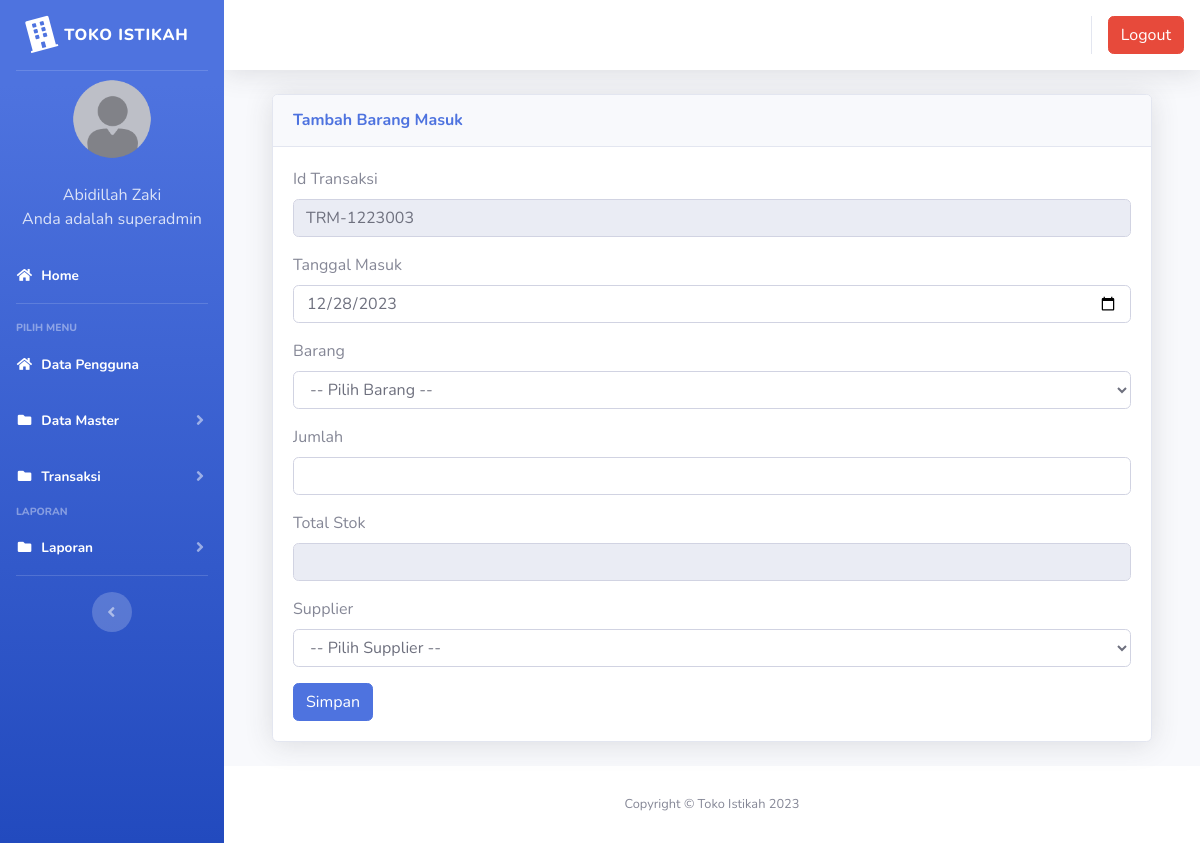
/index3.php?page=barangmasuk&aksi=tambahbarangmasuk (signed in), run on the app's committed database.
### tables this page shows
CREATE TABLE `users` (
  `id` int(11) NOT NULL,
  `nik` varchar(11) NOT NULL,
  `nama` varchar(100) NOT NULL,
  `alamat` varchar(200) NOT NULL,
  `telepon` varchar(100) NOT NULL,
  `username` varchar(100) NOT NULL,
  `password` varchar(100) NOT NULL,
  `level` varchar(25) NOT NULL DEFAULT 'member',
  `foto` varchar(25) NOT NULL
);

CREATE TABLE `barang_masuk` (
  `id` int(11) NOT NULL,
  `id_transaksi` varchar(100) NOT NULL,
  `tanggal` date NOT NULL,
  `kode_barang` varchar(100) NOT NULL,
  `nama_barang` varchar(100) NOT NULL,
  `pengirim` varchar(100) NOT NULL,
  `jumlah` varchar(100) NOT NULL,
  `satuan` varchar(100) NOT NULL
);

### page/barangmasuk/tambahbarangmasuk.php (the view, shortened to what this page needs)
  <?php
$koneksi = new mysqli("localhost","root","","inventori");
$no = mysqli_query($koneksi, "select id_transaksi from barang_masuk order by id_transaksi desc");
$idtran = mysqli_fetch_array($no);
$kode = $idtran['id_transaksi'];
$urut = substr($kode, 8, 3);
$tambah = (int) $urut + 1;
$bulan = date("m");
$tahun = date("y");
if(strlen($tambah) == 1){
	$format = "TRM-".$bulan.$tahun."00".$tambah;
} else if(strlen($tambah) == 2){
	$format = "TRM-".$bulan.$tahun."0".$tambah;
} else{
	$format = "TRM-".$bulan.$tahun.$tambah;
}
$tanggal_masuk = date("Y-m-d");
?>
  <div class="container-fluid">
          <div class="card shadow mb-4">
            <div class="card-header py-3">
              <h6 class="m-0 font-weight-bold text-primary">Tambah Barang Masuk</h6>
            </div>
            <div class="card-body">
              <div class="table-responsive">
							<div class="body">
							<form method="POST" enctype="multipart/form-data">
							<label for="">Id Transaksi</label>
                            <div class="form-group">
                               <div class="form-line">
                                 <input type="text" name="id_transaksi" class="form-control" id="id_transaksi" value="<?php echo $format; ?>" readonly />
							</div>
                            </div>
							<label for="">Tanggal Masuk</label>
                            <div class="form-group">
                               <div class="form-line">
                                 <input type="date" name="tanggal_masuk" class="form-control" id="tanggal_masuk" value="<?php echo $tanggal_masuk; ?>" />
							</div>
                            </div>
							<label for="">Barang</label>
                            <div class="form-group">
                               <div class="form-line">
                                <select name="barang" id="cmb_barang" class="form-control" />
								<option value="">-- Pilih Barang  --</option>
							</div>
                            </div>
							<label for="">Jumlah</label>
                            <div class="form-group">
                               <div class="form-line">
                                <input type="text" name="jumlahmasuk" id="jumlahmasuk" onkeyup="sum()" class="form-control" />
							</div>
                            </div>
							<label for="jumlah">Total Stok</label>
                            <div class="form-group">
                               <div class="form-line">
                               <input readonly="readonly" name="jumlah" id="jumlah" type="number" class="form-control">
							</div>
                            </div>
								<label for="">Supplier</label>
                            <div class="form-group">
                               <div class="form-line">
                                <select name="pengirim" class="form-control" />
								<option value="">-- Pilih Supplier  --</option>
							</div>
                            </div>
							<input type="submit" name="simpan" value="Simpan" class="btn btn-primary">
							</form>

### index3.php (shortened to what this page needs)
<?php
	$koneksi = new mysqli("localhost","root","","inventori");
	?>
<!DOCTYPE html>
<html lang="en">
<head>
  <link href="vendor/fontawesome-free/css/all.min.css" rel="stylesheet" type="text/css">
  <link href="css/sb-admin-2.min.css" rel="stylesheet">
  <link href="vendor/datatables/dataTables.bootstrap4.min.css" rel="stylesheet">
</head>
<body id="page-top">
  <div id="wrapper">
    <ul class="navbar-nav bg-gradient-primary sidebar sidebar-dark accordion" id="accordionSidebar">
      <a class="sidebar-brand d-flex align-items-center justify-content-center" href="index3.php">
        <div class="sidebar-brand-icon rotate-n-15">
          <i class="fas fa-building"></i>
        </div>
        <div class="sidebar-brand-text mx-2">TOKO ISTIKAH</div>
      </a>
      <hr class="sidebar-divider my-0">
 <?php
   if ($_SESSION['superadmin']) {
	   $user = $_SESSION['superadmin'];
   }
   $sql =$koneksi->query("select * from users where id='$user'");
   $data = $sql->fetch_assoc();
   ?>
    <li class="d-flex align-items-center justify-content-center">
        <a class="nav-link">
		 <img src="img/<?php echo $data['foto']?>" class="img-circle" width="80" alt="User"/></a>
	  </li>
		 <li class="nav-item ">
        <a class="nav-link">
         	<div class="d-flex align-items-center justify-content-center" class="name">  <?php echo  $data['nama'];?></div></font>
			<div class="d-flex align-items-center justify-content-center" class="email">Anda adalah <?php echo $data['level'];?></div>
		 </a>
      </li>
      <li class="nav-item active">
        <a class="nav-link" href="?page=home3">
          <i class="fas fa-fw fa-home"></i>
          <span>Home</span></a>
      </li>
      <hr class="sidebar-divider">
      <div class="sidebar-heading">
        Pilih Menu
      </div>
	    <li class="nav-item active">
        <a class="nav-link" href="?page=pengguna">
          <i class="fas fa-fw fa-home"></i>
          <span>Data Pengguna</span></a>
      </li>
	   <li class="nav-item active">
        <a class="nav-link collapsed" href="#" data-toggle="collapse" data-target="#collapseData" aria-expanded="true" aria-controls="collapseData">
          <i class="fas fa-fw fa-folder"></i>
          <span>Data Master</span>
        </a>
      </li>
	    <li class="nav-item active">
        <a class="nav-link collapsed" href="#" data-toggle="collapse" data-target="#collapsePages" aria-expanded="true" aria-controls="collapsePages">
          <i class="fas fa-fw fa-folder"></i>
          <span>Transaksi</span>
        </a>
      </li>
      <div class="sidebar-heading">
        Laporan
      </div>
	     <li class="nav-item active">
        <a class="nav-link collapsed" href="#" data-toggle="collapse" data-target="#collapseLaporan" aria-expanded="true" aria-controls="collapseLaporan">
          <i class="fas fa-fw fa-folder"></i>
          <span>Laporan</span>
        </a>
      </li>
      <hr class="sidebar-divider d-none d-md-block">
      <div class="text-center d-none d-md-inline">
        <button class="rounded-circle border-0" id="sidebarToggle"></button>
      </div>
    </ul>
    <div id="content-wrapper" class="d-flex flex-column">
      <div id="content">
        <nav class="navbar navbar-expand navbar-light bg-white topbar mb-4 static-top shadow">
          <ul class="navbar-nav ml-auto">
            <li class="nav-item dropdown no-arrow">
			 <div class="top-menu">
        <ul class="nav pull-right top-menu">
           <li><a onclick="return confirm('Apakah anda yakin akan logout?')" class="btn btn-danger" class="logout" href="logout.php">Logout</a></li>
        </ul>
      </div>
            </li>
          </ul>
        </nav>
        <div class="container-fluid">
		 <section class="content">
		      <?php
			   $page = $_GET['page'];
			   $aksi = $_GET['aksi'];
				   if ($page == "barangmasuk") {
				    if ($aksi == "tambahbarangmasuk") {
					   include "page/barangmasuk/tambahbarangmasuk.php";
				   }
			   }
			   ?>
    </section>
</div>
      <footer class="sticky-footer bg-white">
        <div class="container my-auto">
          <div class="copyright text-center my-auto">
            <span>Copyright &copy; Toko Istikah 2023</span>
          </div>
        </div>
      </footer>
    </div>
  </div>
  </div>
</body>
</html>

### data on the page
users: foto (placeholder picture), nama "Abidillah Zaki", level "superadmin"
barang_masuk: id_transaksi "TRM-1223003"
